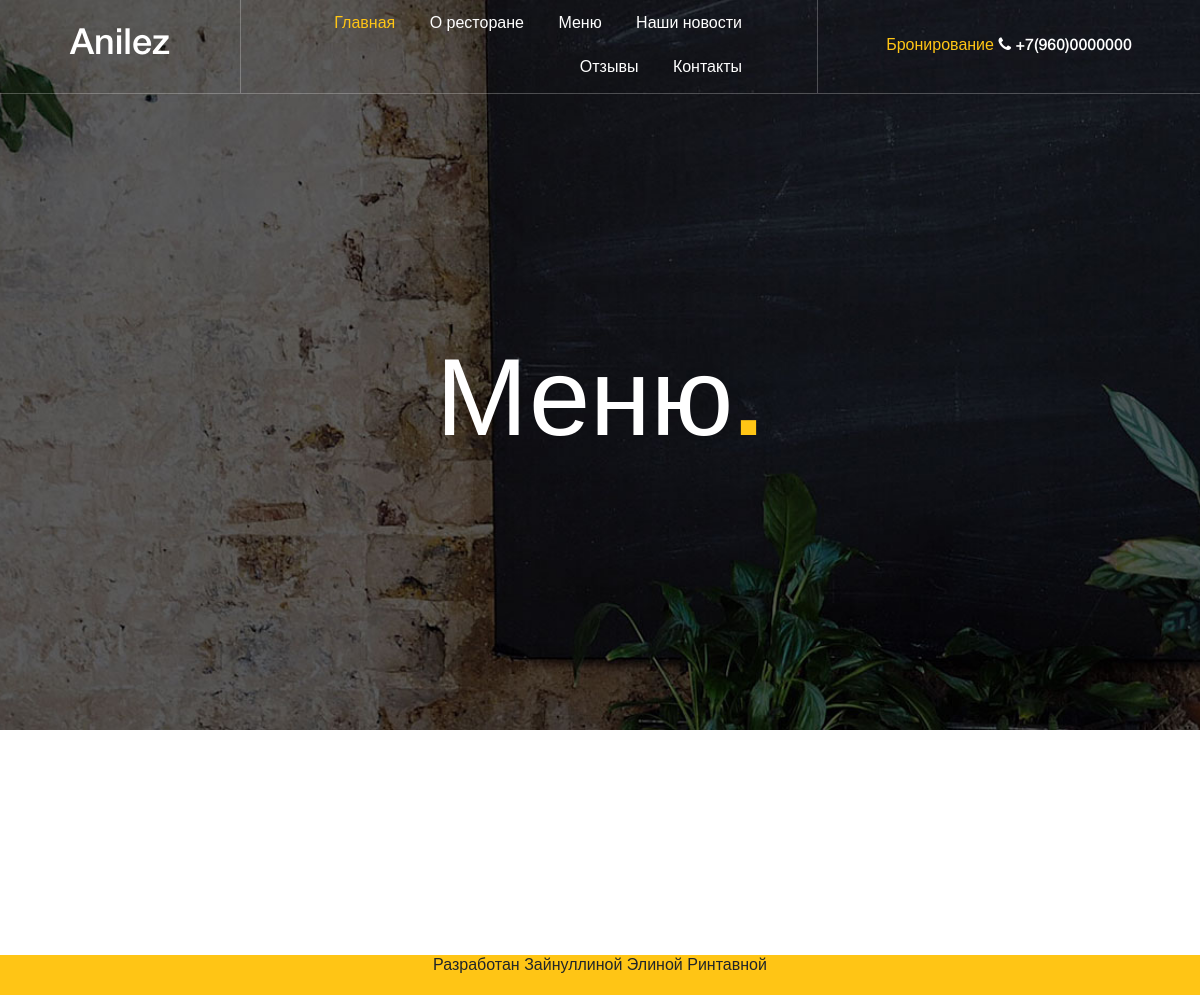
The app's page /menu/, older data.
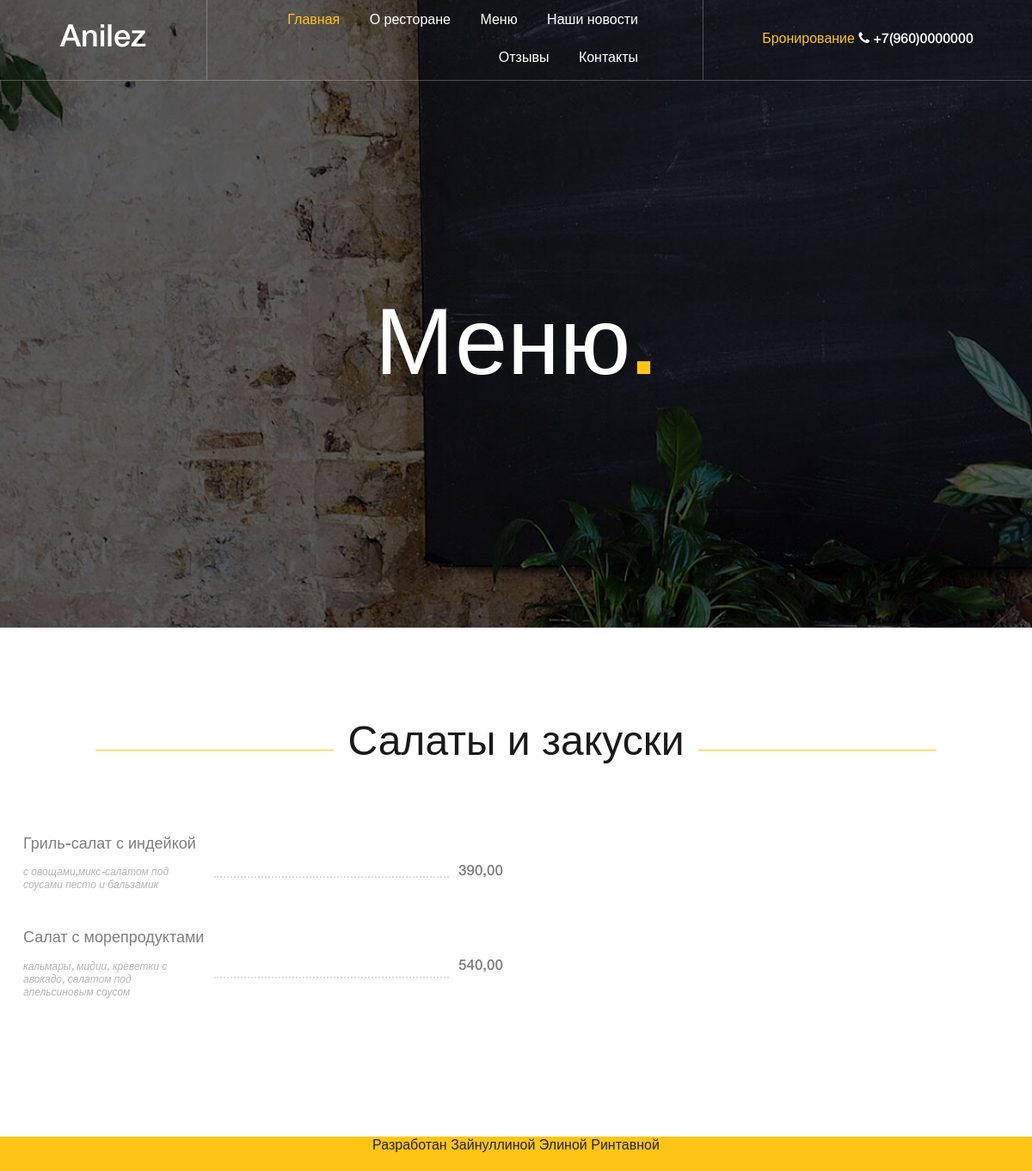
The same page, newer data.
### food/models.py (models this page shows, shortened)
class Category(MPTTModel):
    name = models.CharField(max_length=100)
    slug = models.SlugField(max_length=100)
    parent = TreeForeignKey(
        'self',
        related_name="children",
        on_delete=models.SET_NULL,
        null=True,
        blank=True
    )  # чтобы сделать подкатегории
    class MPTTMeta:
        order_insertion_by = ['name']

class Food(models.Model):
    title = models.CharField(max_length=200)
    text = models.CharField(max_length=300)
    description = models.TextField()
    category = models.ForeignKey(
        Category,
        related_name="food",
        on_delete=models.SET_NULL,
        null=True
    )
    price = models.DecimalField(
        max_digits=10,
        decimal_places=2,
        verbose_name='price')

### food/views.py (the view)
# urls.py: path('menu/', views.FoodListView.as_view(), name='menu'),
class FoodListView(ListView):
    model = Food
    template_name = 'menu.html'
    def get_context_data(self, **kwargs):
        context = super(FoodListView,self).get_context_data(**kwargs)
        context['categories'] = Category.objects.all()
        return context

### templates/menu.html
{% extends 'base.html' %}
{% block content %}
	<section class="page-top-info set-bg" data-setbg="../static/img/page-top-bg/2.jpg">
		<div class="ptf-center">
			<div class="container">
				<h2>Меню<span>.</span></h2>
			</div>
		</div>
	</section>
	<section class="mp-menu-section spad">
		<div class="container">
			{% for category in categories %}
			<div class="section-title">
				<h2>{{category.name}}</h2>
			</div>
			<div class="tab-content menu-tab-content">
				<div class="tab-pane fade show active" id="tab-1" role="tabpanel" aria-labelledby="tab-1">
					<div class="row menu-dark">
						<div class="col-lg-6">
								{% for food_item in category.food.all %}
									<div class="menu-item">
										<h5>{{food_item.title}}</h5>
										<div class="mi-meta">
											<p>{{food_item.text}}</p>
											<div class="menu-price">{{food_item.price}}</div>
										</div>
									</div>
								{% endfor %}
						</div>
					</div>
				</div>
				{% endfor %}
			</div>
		</div>
	</section>
{% endblock content %}

### templates/base.html (shortened to what this page needs)
<!DOCTYPE html>
{% load static %}
<html lang="ru">
<head>
	<link rel="stylesheet" href="{% static 'css/bootstrap.min.css' %}"/>
	<link rel="stylesheet" href="{% static 'css/font-awesome.min.css' %}"/>
	<link rel="stylesheet" href="{% static 'css/flaticon.css' %}"/>
	<link rel="stylesheet" href="{% static 'css/owl.carousel.css' %}"/>
	<link rel="stylesheet" href="{% static 'css/style.css' %}"/>
	<link rel="stylesheet" href="{% static 'css/animate.css' %}"/>
</head>
<body>
	<header class="header-section">
		<div class="header-warp">
			<div class="site-logo">
				<h2>Anilez</h2>
			</div>
			<ul class="main-menu">
				<li><a href="/" class="active">Главная</a></li>
				<li><a href="/about/">О ресторане</a></li>
				<li><a href="/menu/">Меню</a></li>
				<li><a href="#">Наши новости</a></li>
				<li><a href="#">Отзывы</a></li>
				<li><a href="#">Контакты</a></li>
			</ul>
			<div class="header-right">
				<p><span>Бронирование</span> <i class="fa fa-phone"></i> +7(960)0000000</p>
			</div>
		</div>
	</header>
	{% block content %}{% endblock %}
	<footer class="footer-section">
		<div class="footer-bg-area ">
			<div class="copyright">
				Разработан Зайнуллиной Элиной Ринтавной
            </div>
		</div>
	</footer>
    </body>
</html>

### static/css/style.css (style rules this page uses)
html, body { height: 100%; font-family: 'HelveticaNeueLTPro', sans-serif; -webkit-font-smoothing: antialiased; font-smoothing: antialiased; }
h1, h2, h3, h4, h5, h6 { margin: 0; color: #1b1a1a; }
h2 { font-size: 36px; }
h5 { font-size: 18px; }
p { font-size: 16px; color: #7e7e7e; line-height: 2; }
ul, ol { padding: 0; margin: 0; }
.section-title { text-align: center; margin-bottom: 75px; }
.section-title h2 { font-size: 48px; position: relative; display: inline-block; padding: 0 16px; }
.section-title h2:after, .section-title h2:before { position: absolute; content: ""; width: 277px; height: 1px; background: #ffc515; top: 32px; }
.section-title h2:before { left: 100%; }
.section-title h2:after { right: 100%; }
.set-bg { background-repeat: no-repeat; background-size: cover; background-position: top center; }
.spad { padding-top: 110px; padding-bottom: 115px; }
.header-section { position: absolute; width: 100%; top: 0; left: 0; z-index: 10; }
.header-warp { display: table; width: 100%; min-height: 83px; border-bottom: 1px solid rgba(255, 255, 255, 0.25); }
.site-logo { display: table-cell; width: 241px; text-align: center; border-right: 1px solid rgba(255, 255, 255, 0.25); vertical-align: middle; }
.site-logo h2 { padding: 25px 0; color: #fff; }
.main-menu { display: table-cell; text-align: right; padding-right: 290px; vertical-align: middle; }
.main-menu li { display: inline; }
.main-menu li a { display: inline-block; margin-left: 50px; color: #fff; padding: 10px 5px; -webkit-transition: all 0.4s; -o-transition: all 0.4s; transition: all 0.4s; }
.main-menu li a:hover, .main-menu li a.active { color: #ffc515; }
.header-right { display: table-cell; width: 383px; text-align: center; border-left: 1px solid rgba(255, 255, 255, 0.25); vertical-align: middle; }
.header-right p { margin-bottom: 0; line-height: normal; color: #fff; }
.header-right p span { color: #ffc515; }
.menu-dark .menu-item h5 { color: #7e7e7e; }
.menu-dark .menu-item p { color: #b6b5b5; }
.menu-dark .menu-item .menu-price { color: #7e7e7e; }
.menu-dark .menu-item .menu-price:after { border-bottom: 2px dotted #dcdcdc; }
.menu-item { margin-bottom: 45px; }
.menu-item h5 { color: #fff; margin-bottom: 8px; }
.menu-item p { font-size: 12px; line-height: normal; display: table-cell; width: 222px; padding-right: 18px; font-style: italic; }
.menu-item .mi-meta { display: table; width: 100%; }
.menu-item .menu-price { display: table-cell; color: #fff; text-align: right; position: relative; font-size: 17px; }
.menu-item .menu-price:after { position: absolute; content: ""; width: calc(100% - 63px); left: 0; top: 50%; margin-top: -1px; border-bottom: 2px dotted rgba(255, 255, 255, 0.25); }
.footer-bg-area { background-color: #ffc515; height: 40px; display: flex; justify-content: center; }
.page-top-info { height: 730px; text-align: center; display: table; width: 100%; }
.page-top-info .ptf-center { display: table-cell; vertical-align: middle; }
.page-top-info h2 { padding-top: 80px; line-height: normal; font-size: 110px; color: #fff; }
.page-top-info h2 span { color: #ffc515; }
@media (min-width: 1200px) { .container { max-width: 1176px; } }
@media only screen and (max-width: 1550px) { .main-menu { padding-right: 70px; } }
@media only screen and (max-width: 1550px) { .main-menu li a { margin-left: 20px; } }

Row changes from the older to the newer data that the page shows:
added Category: name "Салаты и закуски"
added Food: title "Гриль-салат с индейкой", text "с овощами,микс-салатом под соусами песто и бальзамик", price "390,00"
added Food: title "Салат с морепродуктами", text "кальмары, мидии, креветки с авокадо, салатом под апельсиновым соусом", price "540,00"
